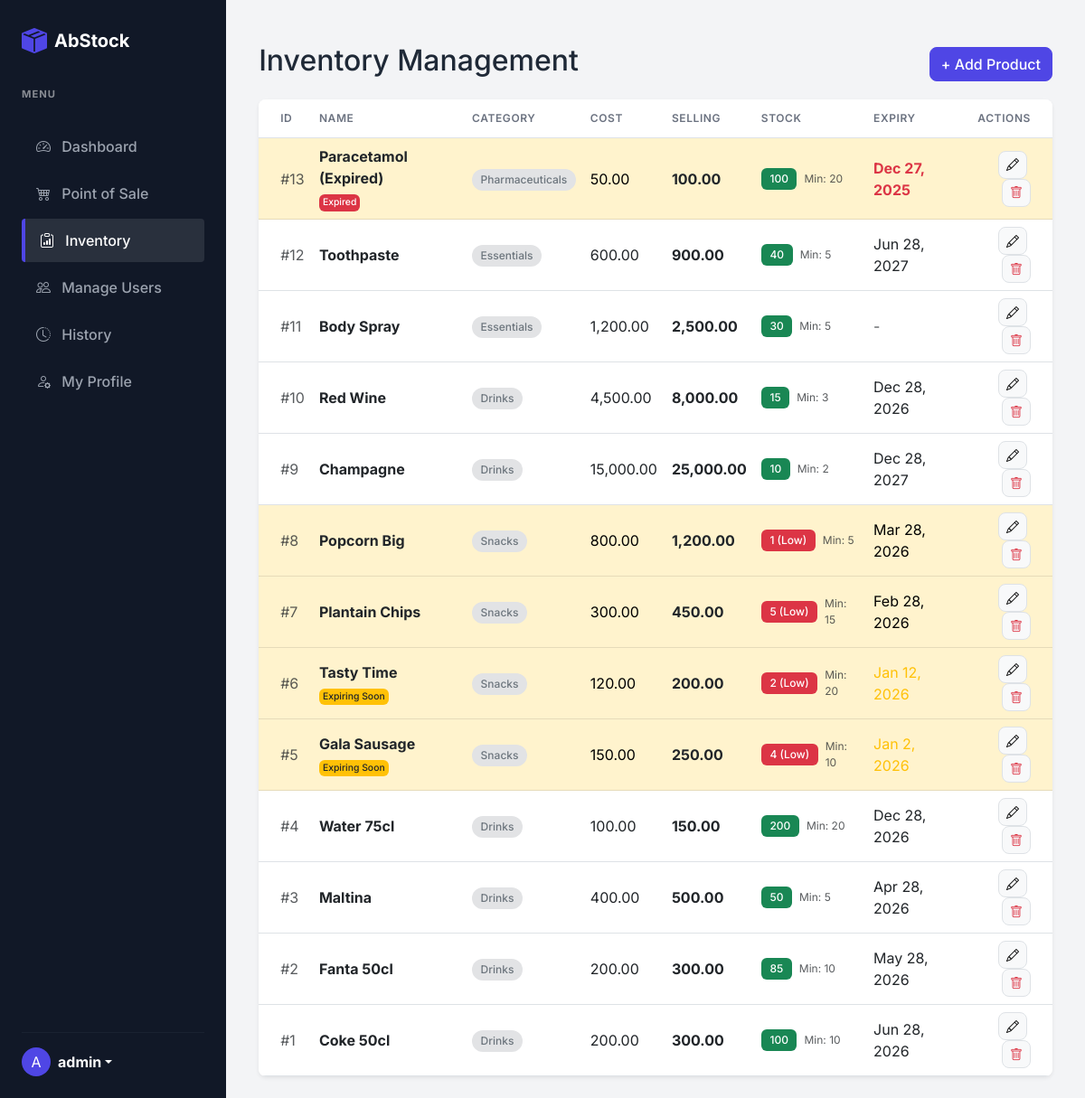
The page /inventory (signed in) on the database its author committed.
### tables this page shows
CREATE TABLE products (
    id INT AUTO_INCREMENT PRIMARY KEY,
    category_id INT,
    name VARCHAR(100) NOT NULL,
    cost_price DECIMAL(10,2) NOT NULL,
    selling_price DECIMAL(10,2) NOT NULL,
    stock_quantity INT NOT NULL DEFAULT 0,
    min_stock_level INT NOT NULL DEFAULT 5,
    expiry_date DATE DEFAULT NULL,
    FOREIGN KEY (category_id) REFERENCES categories(id) ON DELETE SET NULL
);

CREATE TABLE categories (
    id INT AUTO_INCREMENT PRIMARY KEY,
    name VARCHAR(100) NOT NULL UNIQUE
);

### config/app.php (called while the page is built, shortened)
<?php
function url($path = '') {
    return APP_URL . '/' . ltrim($path, '/');
}
?>

### views/inventory.php (the view, shortened to what this page needs)
<?php include 'includes/header.php'; ?>
<?php include 'includes/sidebar.php'; ?>
<?php require_once 'config/db.php'; ?>
<div class="container-fluid">
    <div class="d-flex justify-content-between align-items-center mt-4 mb-3">
        <h2>Inventory Management</h2>
        <button type="button" class="btn btn-primary" data-bs-toggle="modal" data-bs-target="#addProductModal">
            + Add Product
        </button>
    </div>
    <div class="card table-card shadow-sm">
        <div class="card-body p-0">
            <table class="table table-hover align-middle mb-0">
                <thead class="bg-light">
                    <tr>
                        <th class="ps-4">ID</th>
                        <th>Name</th>
                        <th>Category</th>
                        <th>Cost</th>
                        <th>Selling</th>
                        <th>Stock</th>
                        <th>Expiry</th>
                        <th class="text-end pe-4">Actions</th>
                    </tr>
                </thead>
                <tbody>
                    <?php
                    $sql = "SELECT p.*, c.name as category_name
                            FROM products p
                            LEFT JOIN categories c ON p.category_id = c.id";
                    $sql .= " ORDER BY p.id DESC";
                    $stmt = $pdo->query($sql);
                    while ($row = $stmt->fetch()):
                        $is_low_stock = $row['stock_quantity'] < $row['min_stock_level'];
                        $expiry_status = '';
                        $expiry_badge = '';
                        if ($row['expiry_date']) {
                            $today = date('Y-m-d');
                            $expiry_date = $row['expiry_date'];
                            if ($expiry_date < $today) {
                                $expiry_status = 'Expired';
                                $expiry_badge = 'bg-danger text-white';
                            } elseif ($expiry_date <= date('Y-m-d', strtotime('+30 days'))) {
                                $expiry_status = 'Expiring Soon';
                                $expiry_badge = 'bg-warning text-dark';
                            }
                        }
                    ?>
                        <tr class="<?php echo ($is_low_stock || ($expiry_status == 'Expired')) ? 'table-warning' : ''; ?>">
                            <td class="ps-4 text-muted">#<?php echo $row['id']; ?></td>
                            <td>
                                <div class="fw-bold text-dark"><?php echo htmlspecialchars($row['name']); ?></div>
                                <?php if ($expiry_status): ?>
                                    <span class="badge <?php echo $expiry_badge; ?> small p-1" style="font-size: 0.65rem;"><?php echo $expiry_status; ?></span>
                                <?php endif; ?>
                            </td>
                            <td><span class="badge rounded-pill bg-secondary-subtle text-secondary"><?php echo htmlspecialchars($row['category_name'] ?? 'Uncategorized'); ?></span></td>
                            <td><?php echo number_format($row['cost_price'], 2); ?></td>
                            <td class="fw-bold text-dark"><?php echo number_format($row['selling_price'], 2); ?></td>
                            <td>
                                <div class="d-flex align-items-center">
                                    <?php if ($is_low_stock): ?>
                                        <span class="badge bg-danger me-2"><?php echo $row['stock_quantity']; ?> (Low)</span>
                                    <?php else: ?>
                                        <span class="badge bg-success me-2"><?php echo $row['stock_quantity']; ?></span>
                                    <?php endif; ?>
                                    <span class="text-muted" style="font-size: 0.75rem;">Min: <?php echo $row['min_stock_level']; ?></span>
                                </div>
                            </td>
                            <td>
                                <?php if ($row['expiry_date']): ?>
                                    <div class="<?php echo ($expiry_status == 'Expired' ? 'text-danger fw-bold' : ($expiry_status == 'Expiring Soon' ? 'text-warning' : '')); ?>">
                                        <?php echo date('M j, Y', strtotime($row['expiry_date'])); ?>
                                    </div>
                                <?php else: ?>
                                    <span class="text-muted">-</span>
                                <?php endif; ?>
                            </td>
                            <td class="text-end pe-4">
                                <button class="btn btn-sm btn-light border edit-btn me-1"
                                    data-id="<?php echo $row['id']; ?>"
                                    data-name="<?php echo htmlspecialchars($row['name']); ?>"
                                    data-category="<?php echo $row['category_id']; ?>"
                                    data-cost="<?php echo $row['cost_price']; ?>"
                                    data-selling="<?php echo $row['selling_price']; ?>"
                                    data-qty="<?php echo $row['stock_quantity']; ?>"
                                    data-min="<?php echo $row['min_stock_level']; ?>"
                                    data-expiry="<?php echo $row['expiry_date']; ?>"
                                    data-bs-toggle="modal"
                                    data-bs-target="#editProductModal">
                                    <i class="bi bi-pencil"></i>
                                </button>
                                <?php if ($_SESSION['role'] === 'admin'): ?>
                                    <a href="<?= url('actions/delete_product.php?id=' . $row['id']) ?>"
                                       class="btn btn-sm btn-light border text-danger"
                                       onclick="return confirm('Are you sure you want to delete this product?');">
                                        <i class="bi bi-trash"></i>
                                    </a>
                                <?php endif; ?>
                            </td>
                        </tr>
                    <?php endwhile; ?>
                </tbody>
            </table>
        </div>
    </div>
</div>
<?php include 'includes/footer.php'; ?>

### index.php (shortened to what this page needs)
<?php
require_once 'config/app.php';
$request_uri = $_SERVER['REQUEST_URI'];
$script_name = $_SERVER['SCRIPT_NAME'];
$base_path = str_replace('index.php', '', $script_name);
$route = str_replace($base_path, '', parse_url($request_uri, PHP_URL_PATH));
$route = trim($route, '/');
$page = $route ?: 'dashboard';
$view_file = ROOT_PATH . "/views/" . $page . ".php";
if (file_exists($view_file)) {
    include $view_file;
} else {
    http_response_code(404);
    echo "<h1>404 - Page Not Found</h1>";
    echo "<p>The requested page '$page' could not be found.</p>";
    exit();
}
?>

### includes/header.php (shortened to what this page needs)
<!DOCTYPE html>
<html lang="en">
<head>
    <link href="https://cdn.jsdelivr.net/npm/bootstrap@5.3.0/dist/css/bootstrap.min.css" rel="stylesheet">
    <link rel="stylesheet" href="https://cdn.jsdelivr.net/npm/bootstrap-icons@1.10.0/font/bootstrap-icons.css">
    <link rel="stylesheet" href="<?= url('assets/css/style.css') ?>">
</head>
<body>
<div class="d-flex">

### includes/sidebar.php (shortened to what this page needs)
<div class="sidebar d-flex flex-column p-4">
    <a href="<?= url('dashboard') ?>" class="d-flex align-items-center mb-4 mb-md-0 text-white text-decoration-none">
        <i class="bi bi-box-seam-fill fs-3 me-2 text-primary"></i>
        <h5 class="fs-5 fw-bold mb-0">AbStock</h5>
    </a>
    <div class="mt-4 mb-4 text-white-50">
        <small class="text-uppercase fw-bold" style="font-size: 0.7rem; letter-spacing: 1px;">Menu</small>
    </div>
    <ul class="nav nav-pills flex-column mb-auto">
        <li class="nav-item">
            <a href="<?= url('dashboard') ?>" class="nav-link <?php echo ($page ?? '') == 'dashboard' ? 'active' : ''; ?>">
                <i class="bi bi-speedometer2 me-2"></i>
                Dashboard
            </a>
        </li>
        <li>
            <a href="<?= url('pos') ?>" class="nav-link <?php echo ($page ?? '') == 'pos' ? 'active' : ''; ?>">
                <i class="bi bi-cart4 me-2"></i>
                Point of Sale
            </a>
        </li>
        <?php if ($_SESSION['role'] === 'admin'): ?>
        <li>
            <a href="<?= url('inventory') ?>" class="nav-link <?php echo ($page ?? '') == 'inventory' ? 'active' : ''; ?>">
                <i class="bi bi-clipboard-data me-2"></i>
                Inventory
            </a>
        </li>
        <li>
            <a href="<?= url('users') ?>" class="nav-link <?php echo ($page ?? '') == 'users' ? 'active' : ''; ?>">
                <i class="bi bi-people me-2"></i>
                Manage Users
            </a>
        </li>
        <?php endif; ?>
        <li>
            <a href="<?= url('history') ?>" class="nav-link <?php echo ($page ?? '') == 'history' ? 'active' : ''; ?>">
                <i class="bi bi-clock-history me-2"></i>
                History
            </a>
        </li>
        <li>
            <a href="<?= url('profile') ?>" class="nav-link <?php echo ($page ?? '') == 'profile' ? 'active' : ''; ?>">
                <i class="bi bi-person-gear me-2"></i>
                My Profile
            </a>
        </li>
    </ul>
    <hr>
    <div class="dropdown">
        <a href="#" class="d-flex align-items-center text-white text-decoration-none dropdown-toggle" id="dropdownUser1" data-bs-toggle="dropdown" aria-expanded="false">
            <div class="rounded-circle bg-primary d-flex align-items-center justify-content-center text-white me-2" style="width: 32px; height: 32px;">
                <?php echo strtoupper(substr($_SESSION['username'], 0, 1)); ?>
            </div>
            <strong><?php echo htmlspecialchars($_SESSION['username']); ?></strong>
        </a>
    </div>
</div>
<div class="flex-grow-1 p-4" style="height: 100vh; overflow-y: auto;">

### includes/footer.php (shortened to what this page needs)
</div>
</div>
</body>
</html>

### assets/css/style.css (style rules this page uses)
:root { --primary-color: #4f46e5; --primary-hover: #4338ca; --bg-light: #f3f4f6; --sidebar-bg: #111827; --sidebar-width: 260px; --card-shadow: 0 4px 6px -1px rgba(0, 0, 0, 0.1), 0 2px 4px -1px rgba(0, 0, 0, 0.06); --border-radius: 0.5rem; }
body { font-family: "Inter", sans-serif; background-color: var(--bg-light); color: #1f2937; }
.sidebar { width: var(--sidebar-width); background-color: var(--sidebar-bg); min-height: 100vh; }
.sidebar .nav-link { color: #9ca3af; padding: 12px 16px; font-weight: 500; margin-bottom: 4px; border-radius: 6px; transition: all 0.2s ease; }
.sidebar .nav-link.active { color: #ffffff; background-color: rgba(255, 255, 255, 0.1); border-left: 4px solid var(--primary-color); border-radius: 4px; }
.sidebar hr { border-color: #374151; }
.card { border: none; border-radius: var(--border-radius); box-shadow: var(--card-shadow); background-color: #ffffff; transition: transform 0.2s, box-shadow 0.2s; }
.table-card { overflow: hidden; }
.btn { border-radius: var(--border-radius); font-weight: 500; transition: all 0.2s ease-in-out; }
.btn-primary { background-color: var(--primary-color); border-color: var(--primary-color); }
.table thead { background-color: #f9fafb; }
.table thead th { font-weight: 600; text-transform: uppercase; font-size: 0.75rem; letter-spacing: 0.05em; color: #6b7280; padding-top: 12px; padding-bottom: 12px; }
.badge { font-weight: 500; padding: 0.5em 0.8em; }
.text-primary { color: var(--primary-color) !important; }
.bg-primary { background-color: var(--primary-color) !important; }

### rows shown on the page
products: id "13", name "Paracetamol (Expired)", expiry_date "Expired", category.name "Pharmaceuticals", cost_price "50.00", selling_price "100.00", stock_quantity "100", min_stock_level "20", expiry_date "Dec 27, 2025"
products: id "12", name "Toothpaste", category.name "Essentials", cost_price "600.00", selling_price "900.00", stock_quantity "40", min_stock_level "5", expiry_date "Jun 28, 2027"
products: id "11", name "Body Spray", category.name "Essentials", cost_price "1,200.00", selling_price "2,500.00", stock_quantity "30", min_stock_level "5"
products: id "10", name "Red Wine", category.name "Drinks", cost_price "4,500.00", selling_price "8,000.00", stock_quantity "15", min_stock_level "3", expiry_date "Dec 28, 2026"
products: id "9", name "Champagne", category.name "Drinks", cost_price "15,000.00", selling_price "25,000.00", stock_quantity "10", min_stock_level "2", expiry_date "Dec 28, 2027"
products: id "8", name "Popcorn Big", category.name "Snacks", cost_price "800.00", selling_price "1,200.00", stock_quantity "1", min_stock_level "5", expiry_date "Mar 28, 2026"
products: id "7", name "Plantain Chips", category.name "Snacks", cost_price "300.00", selling_price "450.00", stock_quantity "5", min_stock_level "15", expiry_date "Feb 28, 2026"
products: id "6", name "Tasty Time", expiry_date "Expiring Soon", category.name "Snacks", cost_price "120.00", selling_price "200.00", stock_quantity "2", min_stock_level "20", expiry_date "Jan 12, 2026"
products: id "5", name "Gala Sausage", expiry_date "Expiring Soon", category.name "Snacks", cost_price "150.00", selling_price "250.00", stock_quantity "4", min_stock_level "10", expiry_date "Jan 2, 2026"
products: id "4", name "Water 75cl", category.name "Drinks", cost_price "100.00", selling_price "150.00", stock_quantity "200", min_stock_level "20", expiry_date "Dec 28, 2026"
products: id "3", name "Maltina", category.name "Drinks", cost_price "400.00", selling_price "500.00", stock_quantity "50", min_stock_level "5", expiry_date "Apr 28, 2026"
products: id "2", name "Fanta 50cl", category.name "Drinks", cost_price "200.00", selling_price "300.00", stock_quantity "85", min_stock_level "10", expiry_date "May 28, 2026"
products: id "1", name "Coke 50cl", category.name "Drinks", cost_price "200.00", selling_price "300.00", stock_quantity "100", min_stock_level "10", expiry_date "Jun 28, 2026"

### other values the page prints
substr($_SESSION['username'], 0, 1) "A"
$_SESSION['username'] "admin"
